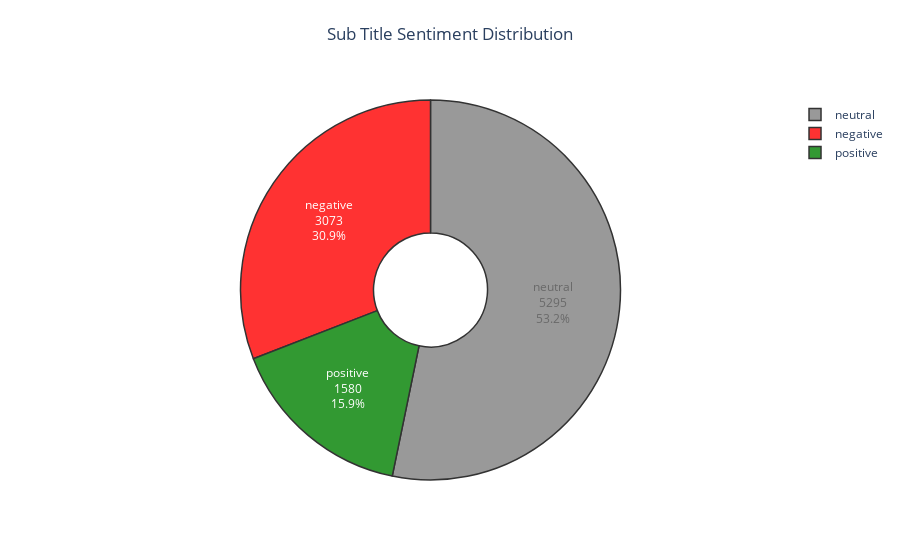

Notebook code cell kept with this figure:
### Code cell
import plotly.graph_objects as go

sentiment_counts = dataset['subtitlesentiment'].value_counts().sort_index()

sentiment_labels = ['negative', 'neutral', 'positive']
sentiment_colors = ['red', 'grey', 'green']


fig = go.Figure(data=[go.Pie(labels=sentiment_counts.index, 
                             values=sentiment_counts.values,
                             textinfo='percent+value+label',
                             marker_colors=sentiment_colors,
                             textposition='auto',
                             hole=.3)])

fig.update_layout(
    title_text='Sub Title Sentiment Distribution',
    template='plotly_white',
    xaxis=dict(
        title='Sources',
        title_standoff=15,  # Adjust the distance of the title from the axis
    ),
    yaxis=dict(
        title='Number of Posts in Twitter',
        title_standoff=15,  # Adjust the distance of the title from the axis
    ),
    title_x=0.5,  # Center the title
    title_y=0.95,  # Adjust the vertical position of the title
)

fig.update_traces(marker_line_color='black', 
                  marker_line_width=1.5, 
                  opacity=0.8)
 
fig.show()

### Figure 1 — Plotly figure (JSON) as saved in the notebook; plotly's stock layout.template omitted (floating-point values rounded to 4 significant figures)
{"data": [{"hole": 0.3, "labels": ["negative", "neutral", "positive"], "marker": {"colors": ["red", "grey", "green"], "line": {"color": "black", "width": 1.5}}, "opacity": 0.8, "textinfo": "percent+value+label", "textposition": "auto", "type": "pie", "values": [3073, 5295, 1580]}], "layout": {"title": {"text": "Sub Title Sentiment Distribution", "x": 0.5, "y": 0.95}, "xaxis": {"title": {"standoff": 15, "text": "Sources"}}, "yaxis": {"title": {"standoff": 15, "text": "Number of Posts in Twitter"}}}}
